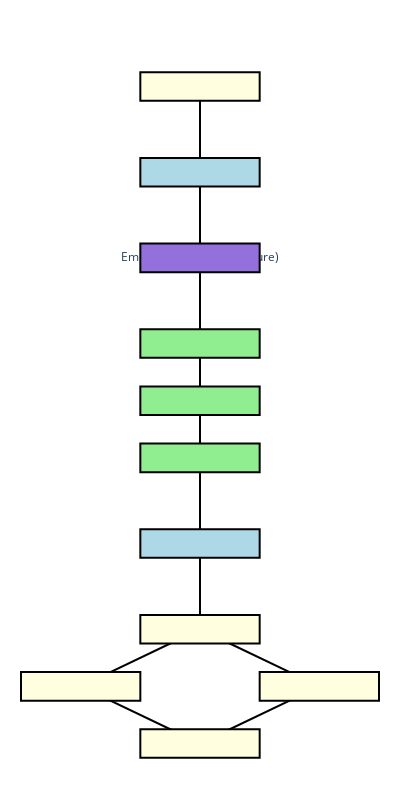

Notebook code for this chart:
### Code cell
import plotly.graph_objects as go

# Define node positions and labels
nodes = {
    "x_t": {"pos": (2, 10), "label": r"$x^t$", "color": "lightyellow"},
    "forward_diffusion": {"pos": (2, 8.5), "label": "Forward Diffusion", "color": "lightblue"},
    "embedding": {"pos": (2, 7), "label": "Embedding\n(Time + Feature)", "color": "mediumpurple"},
    "residual_1": {"pos": (2, 5.5), "label": "Residual Block 1", "color": "lightgreen"},
    "residual_2": {"pos": (2, 4.5), "label": "Residual Block 2", "color": "lightgreen"},
    "residual_3": {"pos": (2, 3.5), "label": "Residual Block 3", "color": "lightgreen"},
    "reverse_diffusion": {"pos": (2, 2), "label": "Reverse Diffusion", "color": "lightblue"},
    "output": {"pos": (2, 0.5), "label": r"$e(x^t, t)$", "color": "lightyellow"},
    "x_t_minus_1": {"pos": (1, -0.5), "label": r"$x^{t-1}$", "color": "lightyellow"},
    "y_obs": {"pos": (3, -0.5), "label": r"$y_{obs}$", "color": "lightyellow"},
    "gradient_calc": {"pos": (2, -1.5), "label": "Gradient\nCalculation", "color": "lightyellow"},
}

# Create figure
fig = go.Figure()

# Add rectangular nodes
for node, info in nodes.items():
    x, y = info["pos"]
    fig.add_shape(
        type="rect",
        x0=x - 0.5, x1=x + 0.5, y0=y - 0.25, y1=y + 0.25,
        line=dict(color="black", width=2),
        fillcolor=info["color"],
    )
    fig.add_trace(go.Scatter(
        x=[x],
        y=[y],
        mode="text",
        text=info["label"],
        textposition="middle center",
        hoverinfo="none",
    ))

# Add arrows (edges)
edges = [
    ("x_t", "forward_diffusion"),
    ("forward_diffusion", "embedding"),
    ("embedding", "residual_1"),
    ("residual_1", "residual_2"),
    ("residual_2", "residual_3"),
    ("residual_3", "reverse_diffusion"),
    ("reverse_diffusion", "output"),
    ("output", "x_t_minus_1"),
    ("x_t_minus_1", "gradient_calc"),
    ("gradient_calc", "y_obs"),
    ("y_obs", "output"),
]

for start, end in edges:
    start_x, start_y = nodes[start]["pos"]
    end_x, end_y = nodes[end]["pos"]
    fig.add_trace(go.Scatter(
        x=[start_x, end_x],
        y=[start_y, end_y],
        mode="lines",
        line=dict(color="black", width=2),
        hoverinfo="none",
    ))

# Update layout
fig.update_layout(
    showlegend=False,
    xaxis=dict(visible=False),
    yaxis=dict(visible=False),
    height=800,
    width=400,
    margin=dict(l=20, r=20, t=50, b=20),
    plot_bgcolor="white",
)

# Display the interactive diagram
fig.show()

### Figure 1 — Plotly figure (JSON) as saved in the notebook; plotly's stock layout.template omitted (floating-point values rounded to 4 significant figures)
{"data": [{"hoverinfo": "none", "mode": "text", "text": "$x^t$", "textposition": "middle center", "type": "scatter", "x": [2], "y": [10]}, {"hoverinfo": "none", "mode": "text", "text": "Forward Diffusion", "textposition": "middle center", "type": "scatter", "x": [2], "y": [8.5]}, {"hoverinfo": "none", "mode": "text", "text": "Embedding\n(Time + Feature)", "textposition": "middle center", "type": "scatter", "x": [2], "y": [7]}, {"hoverinfo": "none", "mode": "text", "text": "Residual Block 1", "textposition": "middle center", "type": "scatter", "x": [2], "y": [5.5]}, {"hoverinfo": "none", "mode": "text", "text": "Residual Block 2", "textposition": "middle center", "type": "scatter", "x": [2], "y": [4.5]}, {"hoverinfo": "none", "mode": "text", "text": "Residual Block 3", "textposition": "middle center", "type": "scatter", "x": [2], "y": [3.5]}, {"hoverinfo": "none", "mode": "text", "text": "Reverse Diffusion", "textposition": "middle center", "type": "scatter", "x": [2], "y": [2]}, {"hoverinfo": "none", "mode": "text", "text": "$e(x^t, t)$", "textposition": "middle center", "type": "scatter", "x": [2], "y": [0.5]}, {"hoverinfo": "none", "mode": "text", "text": "$x^{t-1}$", "textposition": "middle center", "type": "scatter", "x": [1], "y": [-0.5]}, {"hoverinfo": "none", "mode": "text", "text": "$y_{obs}$", "textposition": "middle center", "type": "scatter", "x": [3], "y": [-0.5]}, {"hoverinfo": "none", "mode": "text", "text": "Gradient\nCalculation", "textposition": "middle center", "type": "scatter", "x": [2], "y": [-1.5]}, {"hoverinfo": "none", "line": {"color": "black", "width": 2}, "mode": "lines", "type": "scatter", "x": [2, 2], "y": [10, 8.5]}, {"hoverinfo": "none", "line": {"color": "black", "width": 2}, "mode": "lines", "type": "scatter", "x": [2, 2], "y": [8.5, 7]}, {"hoverinfo": "none", "line": {"color": "black", "width": 2}, "mode": "lines", "type": "scatter", "x": [2, 2], "y": [7, 5.5]}, {"hoverinfo": "none", "line": {"color": "black", "width": 2}, "mode": "lines", "type": "scatter", "x": [2, 2], "y": [5.5, 4.5]}, {"hoverinfo": "none", "line": {"color": "black", "width": 2}, "mode": "lines", "type": "scatter", "x": [2, 2], "y": [4.5, 3.5]}, {"hoverinfo": "none", "line": {"color": "black", "width": 2}, "mode": "lines", "type": "scatter", "x": [2, 2], "y": [3.5, 2]}, {"hoverinfo": "none", "line": {"color": "black", "width": 2}, "mode": "lines", "type": "scatter", "x": [2, 2], "y": [2, 0.5]}, {"hoverinfo": "none", "line": {"color": "black", "width": 2}, "mode": "lines", "type": "scatter", "x": [2, 1], "y": [0.5, -0.5]}, {"hoverinfo": "none", "line": {"color": "black", "width": 2}, "mode": "lines", "type": "scatter", "x": [1, 2], "y": [-0.5, -1.5]}, {"hoverinfo": "none", "line": {"color": "black", "width": 2}, "mode": "lines", "type": "scatter", "x": [2, 3], "y": [-1.5, -0.5]}, {"hoverinfo": "none", "line": {"color": "black", "width": 2}, "mode": "lines", "type": "scatter", "x": [3, 2], "y": [-0.5, 0.5]}], "layout": {"height": 800, "margin": {"b": 20, "l": 20, "r": 20, "t": 50}, "plot_bgcolor": "white", "shapes": [{"fillcolor": "lightyellow", "line": {"color": "black", "width": 2}, "type": "rect", "x0": 1.5, "x1": 2.5, "y0": 9.75, "y1": 10.25}, {"fillcolor": "lightblue", "line": {"color": "black", "width": 2}, "type": "rect", "x0": 1.5, "x1": 2.5, "y0": 8.25, "y1": 8.75}, {"fillcolor": "mediumpurple", "line": {"color": "black", "width": 2}, "type": "rect", "x0": 1.5, "x1": 2.5, "y0": 6.75, "y1": 7.25}, {"fillcolor": "lightgreen", "line": {"color": "black", "width": 2}, "type": "rect", "x0": 1.5, "x1": 2.5, "y0": 5.25, "y1": 5.75}, {"fillcolor": "lightgreen", "line": {"color": "black", "width": 2}, "type": "rect", "x0": 1.5, "x1": 2.5, "y0": 4.25, "y1": 4.75}, {"fillcolor": "lightgreen", "line": {"color": "black", "width": 2}, "type": "rect", "x0": 1.5, "x1": 2.5, "y0": 3.25, "y1": 3.75}, {"fillcolor": "lightblue", "line": {"color": "black", "width": 2}, "type": "rect", "x0": 1.5, "x1": 2.5, "y0": 1.75, "y1": 2.25}, {"fillcolor": "lightyellow", "line": {"color": "black", "width": 2}, "type": "rect", "x0": 1.5, "x1": 2.5, "y0": 0.25, "y1": 0.75}, {"fillcolor": "lightyellow", "line": {"color": "black", "width": 2}, "type": "rect", "x0": 0.5, "x1": 1.5, "y0": -0.75, "y1": -0.25}, {"fillcolor": "lightyellow", "line": {"color": "black", "width": 2}, "type": "rect", "x0": 2.5, "x1": 3.5, "y0": -0.75, "y1": -0.25}, {"fillcolor": "lightyellow", "line": {"color": "black", "width": 2}, "type": "rect", "x0": 1.5, "x1": 2.5, "y0": -1.75, "y1": -1.25}], "showlegend": false, "width": 400, "xaxis": {"visible": false}, "yaxis": {"visible": false}}}
